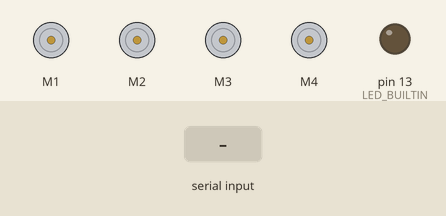
Recording of a sketch running on a simulated Arduino Uno, built with avr-gcc and run on an emulated ATmega328P. Parts: 4 × DC motor (green arrow = forward, orange = backward, longer = faster), output pins drawn as LEDs (lit = HIGH). Inputs (shaded band) come from the test bench.

Above: at 1.2 s.
1.3 s: "F\n" received over Serial
At 1.8 s:
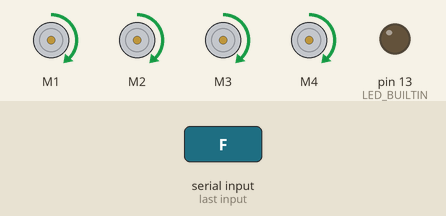
2.8 s: "B\n" received over Serial
At 4.0 s:
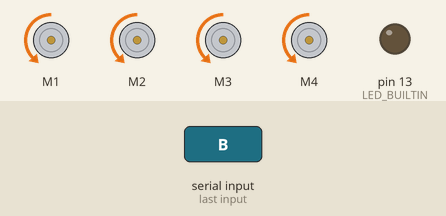
4.3 s: "L\n" received over Serial
At 5.3 s:
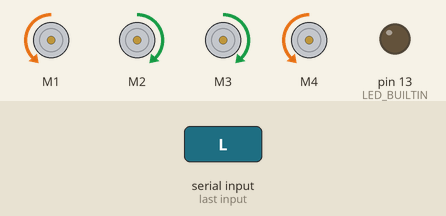
5.8 s: "R\n" received over Serial
At 6.5 s:
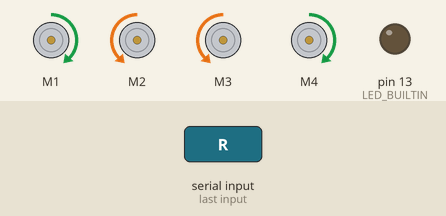
Timing chart, 0 to 8.3 s (numbered marks = the images above; inputs shaded):
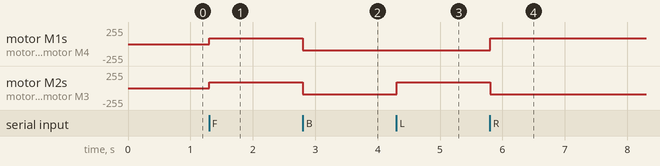

The sketch:

JetsonNano_Motor_Receive.ino
```cpp
#include <AFMotor.h>

AF_DCMotor motor1(1, MOTOR12_1KHZ);
AF_DCMotor motor2(2, MOTOR12_1KHZ);
AF_DCMotor motor3(3, MOTOR34_1KHZ);
AF_DCMotor motor4(4, MOTOR34_1KHZ);

void setup() {
  Serial.begin(9600);
  pinMode(LED_BUILTIN, OUTPUT);
  while (!Serial) {

  }
}

void loop() {
  char buffer[16];
  if (Serial.available() >0) {
    int size = Serial.readBytesUntil('\n', buffer,12);
    if (buffer[0] == 'F') {
        //digitalWrite(LED_BUILTIN,HIGH);
        Forward();
        delay(500);
    }

    if (buffer[0] == 'B') {
       //digitalWrite(LED_BUILTIN,LOW);
       Backward();
       delay(500);
    }

       if (buffer[0] == 'L') {
       //digitalWrite(LED_BUILTIN,LOW);
       Left();
       delay(500);
    }

       if (buffer[0] == 'R') {
       //digitalWrite(LED_BUILTIN,LOW);
       Right();
       delay(500);
    }
  }

}

void Forward()
{
    motor1.run(FORWARD);
    motor1.setSpeed(90);
    motor2.run(FORWARD);
    motor2.setSpeed(90);
    motor3.run(FORWARD);
    motor3.setSpeed(90);
    motor4.run(FORWARD);
    motor4.setSpeed(90);
}

void Release()
{
    motor1.run(RELEASE);
    motor1.setSpeed(90);
    motor2.run(RELEASE);
    motor2.setSpeed(90);
    motor3.run(RELEASE);
    motor3.setSpeed(90);
    motor4.run(RELEASE);
    motor4.setSpeed(90);
}

void Backward()
{
    motor1.run(BACKWARD);
    motor1.setSpeed(90);
    motor2.run(BACKWARD);
    motor2.setSpeed(90);
    motor3.run(BACKWARD);
    motor3.setSpeed(90);
    motor4.run(BACKWARD);
    motor4.setSpeed(90);

}

void Right()
{
    motor1.run(FORWARD);
    motor1.setSpeed(90);
    motor2.run(BACKWARD);
    motor2.setSpeed(90);
    motor3.run(BACKWARD);
    motor3.setSpeed(90);
    motor4.run(FORWARD);
    motor4.setSpeed(90);

}

void Left()
{
    motor1.run(BACKWARD);
    motor1.setSpeed(90);
    motor2.run(FORWARD);
    motor2.setSpeed(90);
    motor3.run(FORWARD);
    motor3.setSpeed(90);
    motor4.run(BACKWARD);
    motor4.setSpeed(90);
}
```

Measured:
- after the input at 1.3 s, motor M1–4: stopped → forward 90/255 at once
- after the input at 2.8 s, motor M1–4: forward 90/255 → backward 90/255 at once
- after the input at 4.3 s, motor M2, motor M3: backward 90/255 → forward 90/255 at once
- after the input at 5.8 s, motor M1, motor M4: backward 90/255 → forward 90/255 at once; motor M2, motor M3: forward 90/255 → backward 90/255 at once
